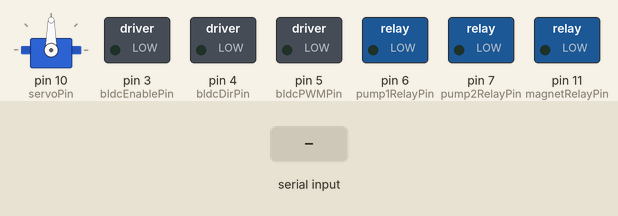
This sketch was run on a simulated Arduino Uno, built with avr-gcc and run on an emulated ATmega328P. On the bench: servo, switched loads named in the sketch (green lamp = pin HIGH). Inputs (shaded band) come from the test bench.

Above: at 1.2 s.
1.3 s: "DBF\n" received over Serial
At 1.7 s:
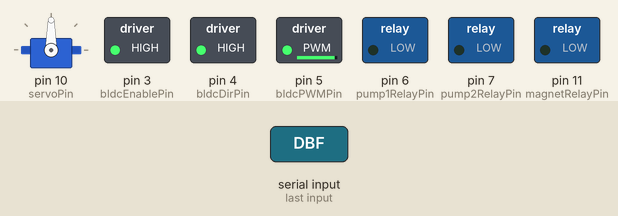
2.8 s: "DBB\n" received over Serial
At 4.0 s:
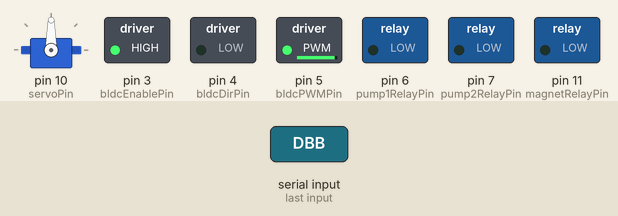
4.3 s: "M\n" received over Serial
At 5.1 s:
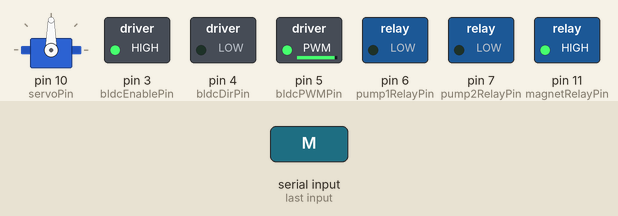
5.8 s: "PA90\n" received over Serial
At 6.3 s:
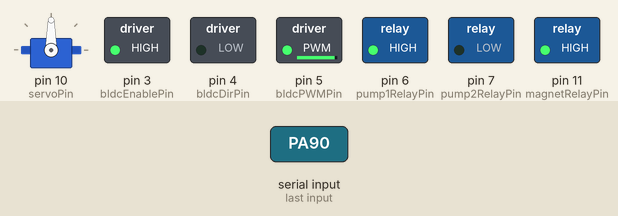
Timing chart, 0 to 31.7 s (numbered marks = the images above; inputs shaded):
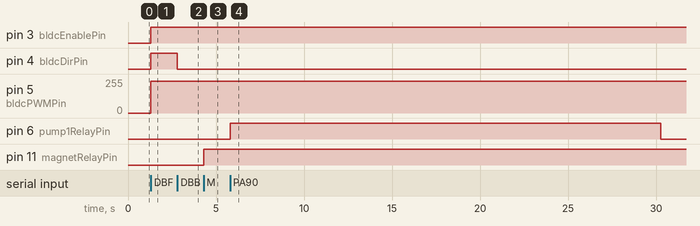

Measured:
- after the input at 1.3 s, pin 3 (bldcEnablePin), pin 4 (bldcDirPin): LOW → HIGH at once; pin 5 (bldcPWMPin): 0/255 → 240/255 at once
- after the input at 2.8 s, pin 4 (bldcDirPin): HIGH → LOW at once
- after the input at 4.3 s, pin 11 (magnetRelayPin): LOW → HIGH at once
- after the input at 5.8 s, pin 6 (pump1RelayPin): LOW → HIGH at once, → LOW 24.5 s later

The sketch:

all_out_onecode.ino
```cpp
// Pin Definitions
// BLDC Motor
const int bldcEnablePin = 3;
const int bldcDirPin = 4;
const int bldcPWMPin = 5;

// Pump Relays
const int pump1RelayPin = 6;
const int pump2RelayPin = 7;

// DC Motor
const int dcDirPin = 8;
const int dcPWMPin = 9;

// Servo Motor
#include <Servo.h>
Servo myServo;
const int servoPin = 10;

// Electromagnet Relay
const int magnetRelayPin = 11;

// Variables for control
int bldcSpeed = 0;    // PWM value for BLDC motor (0-255)
int dcMotorSpeed = 0; // PWM value for DC motor (0-255)
int servoAngle = 0;   // Servo angle (0-180)
bool magnetState = false; // Electromagnet state

void setup() {
  // Initialize all pins
  pinMode(bldcEnablePin, OUTPUT);
  pinMode(bldcDirPin, OUTPUT);
  pinMode(bldcPWMPin, OUTPUT);
  pinMode(pump1RelayPin, OUTPUT);
  pinMode(pump2RelayPin, OUTPUT);
  pinMode(dcDirPin, OUTPUT);
  pinMode(dcPWMPin, OUTPUT);
  pinMode(magnetRelayPin, OUTPUT);

  // Initialize Servo
  myServo.attach(servoPin);

  // Set initial states
  digitalWrite(bldcEnablePin, LOW); // Disable BLDC motor at start
  digitalWrite(pump1RelayPin, LOW); // Pump off
  digitalWrite(pump2RelayPin, LOW); // Pump off
  digitalWrite(magnetRelayPin, LOW); // Electromagnet off

  // Start serial communication
  Serial.begin(9600);
}

void loop() {
  // Check for serial input
  if (Serial.available() > 0) {
    String command = Serial.readStringUntil('\n');
    handleCommand(command);
  }
}

// Function to handle commands
void handleCommand(String command) {
  command.trim(); // Remove any leading/trailing whitespace

  if (command.startsWith("PA")) {
    int duration = command.substring(2).toInt(); // Extract duration in seconds
    controlPump(1, true);
    delay(duration * 1000); // Wait for the specified duration
    controlPump(1, false);
  }
  else if (command == "DCF") {
    dcMotorControl(true, 150); // Forward direction, 60% speed
  }
  else if (command == "DCB") {
    dcMotorControl(false, 150); // Backward direction, 60% speed
  }
  else if (command == "DBF") {
    bldcControl(true, 240); // Forward direction, 95% speed
  }
  else if (command == "DBB") {
    bldcControl(false, 240); // Backward direction, 95% speed
  }
  else if (command == "M") {
    magnetState = !magnetState; // Toggle magnet state
    digitalWrite(magnetRelayPin, magnetState ? HIGH : LOW);
  }
  else if (command.startsWith("S")) {
    int angle = command.substring(1).toInt(); // Extract angle for the servo
    angle = constrain(angle, 0, 180); // Ensure angle is within valid range
    myServo.write(angle);
  }
  else {
    Serial.println("Unknown command");
  }
}

// Function to control BLDC motor
void bldcControl(bool direction, int speed) {
  digitalWrite(bldcDirPin, direction); // Set direction (1 for forward, 0 for reverse)
  analogWrite(bldcPWMPin, speed); // Set speed (0-255)
  digitalWrite(bldcEnablePin, HIGH); // Enable BLDC motor
}

// Function to control Pumps
void controlPump(int pumpNumber, bool state) {
  if (pumpNumber == 1) {
    digitalWrite(pump1RelayPin, state ? HIGH : LOW);
  } else if (pumpNumber == 2) {
    digitalWrite(pump2RelayPin, state ? HIGH : LOW);
  }
}

// Function to control DC Motor
void dcMotorControl(bool direction, int speed) {
  digitalWrite(dcDirPin, direction); // Set direction (1 for forward, 0 for reverse)
  analogWrite(dcPWMPin, speed); // Set speed (0-255)
}

// Function to control Electromagnet
void controlMagnet(bool state) {
  digitalWrite(magnetRelayPin, state ? HIGH : LOW);
}
```
